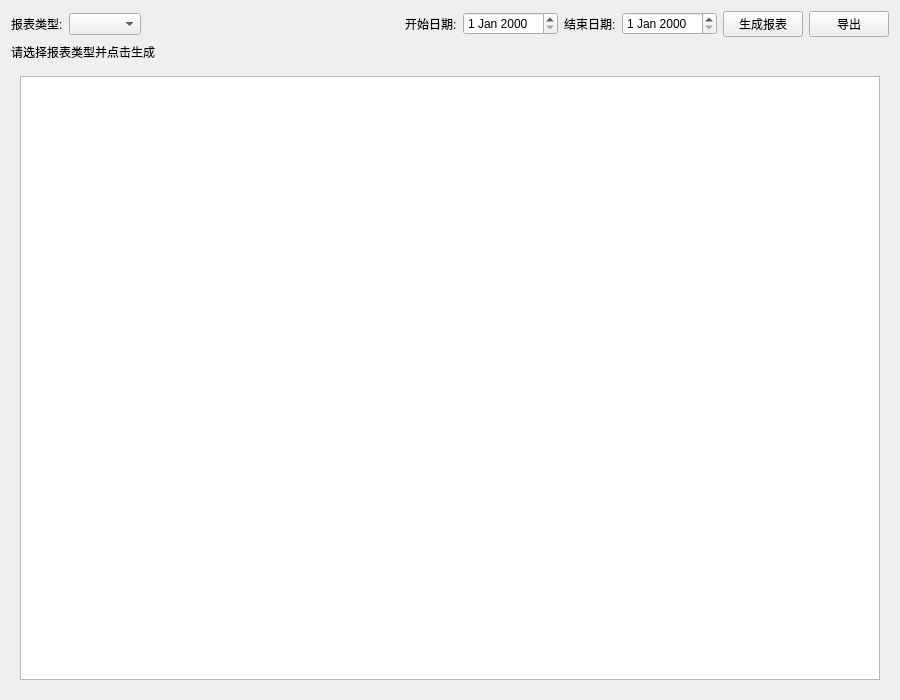
<?xml version="1.0" encoding="UTF-8"?>
<ui version="4.0">
 <class>StatisticsView</class>
 <widget class="QWidget" name="StatisticsView">
  <property name="geometry">
   <rect>
    <x>0</x>
    <y>0</y>
    <width>900</width>
    <height>700</height>
   </rect>
  </property>
  <property name="windowTitle">
   <string>统计报表</string>
  </property>
  <layout class="QVBoxLayout" name="verticalLayout">
   <item>
    <layout class="QHBoxLayout" name="horizontalLayout">
     <item>
      <widget class="QLabel" name="label">
       <property name="text">
        <string>报表类型:</string>
       </property>
      </widget>
     </item>
     <item>
      <widget class="QComboBox" name="comboReportType"/>
     </item>
     <item>
      <spacer name="horizontalSpacer">
       <property name="orientation">
        <enum>Qt::Horizontal</enum>
       </property>
       <property name="sizeHint" stdset="0">
        <size>
         <width>40</width>
         <height>20</height>
        </size>
       </property>
      </spacer>
     </item>
     <item>
      <widget class="QLabel" name="label_2">
       <property name="text">
        <string>开始日期:</string>
       </property>
      </widget>
     </item>
     <item>
      <widget class="QDateEdit" name="dateStart"/>
     </item>
     <item>
      <widget class="QLabel" name="label_3">
       <property name="text">
        <string>结束日期:</string>
       </property>
      </widget>
     </item>
     <item>
      <widget class="QDateEdit" name="dateEnd"/>
     </item>
     <item>
      <widget class="QPushButton" name="btGenerate">
       <property name="text">
        <string>生成报表</string>
       </property>
      </widget>
     </item>
     <item>
      <widget class="QPushButton" name="btExport">
       <property name="text">
        <string>导出</string>
       </property>
      </widget>
     </item>
    </layout>
   </item>
   <item>
    <widget class="QLabel" name="labelTitle">
     <property name="text">
      <string>请选择报表类型并点击生成</string>
     </property>
    </widget>
   </item>
   <item>
    <widget class="QStackedWidget" name="stackedWidget">
     <widget class="QWidget" name="pageText">
      <layout class="QVBoxLayout" name="verticalLayout_2">
       <item>
        <widget class="QTextBrowser" name="textBrowser"/>
       </item>
      </layout>
     </widget>
     <widget class="QWidget" name="pageChart">
      <layout class="QVBoxLayout" name="verticalLayout_3">
       <item>
        <widget class="QWidget" name="chartView" native="true"/>
       </item>
      </layout>
     </widget>
     <widget class="QWidget" name="pageTable">
      <layout class="QVBoxLayout" name="verticalLayout_4">
       <item>
        <widget class="QTableWidget" name="tableWidget"/>
       </item>
      </layout>
     </widget>
    </widget>
   </item>
  </layout>
 </widget>
 <resources/>
 <connections/>
</ui>
